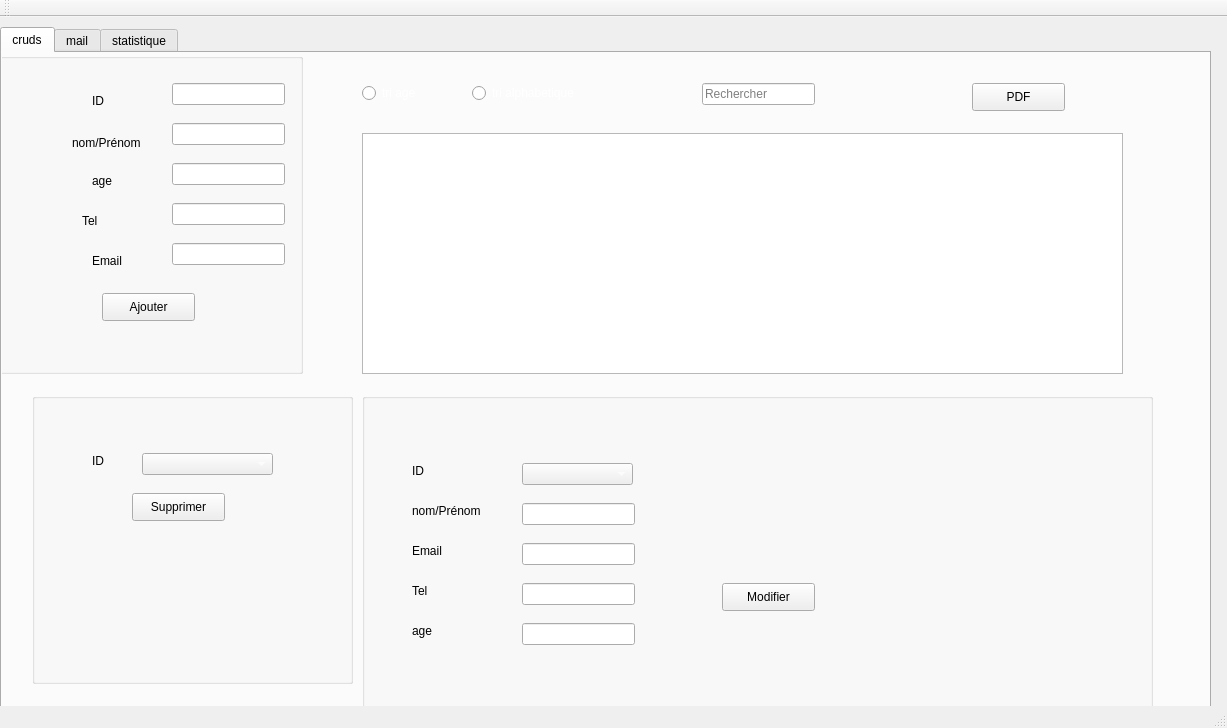
<?xml version="1.0" encoding="UTF-8"?>
<ui version="4.0">
 <class>MainWindow1</class>
 <widget class="QMainWindow" name="MainWindow1">
  <property name="geometry">
   <rect>
    <x>0</x>
    <y>0</y>
    <width>1227</width>
    <height>728</height>
   </rect>
  </property>
  <property name="windowTitle">
   <string>Gestion des employe</string>
  </property>
  <widget class="QWidget" name="centralWidget">
   <widget class="QTabWidget" name="tabWidget">
    <property name="geometry">
     <rect>
      <x>0</x>
      <y>10</y>
      <width>1211</width>
      <height>711</height>
     </rect>
    </property>
    <property name="styleSheet">
     <string notr="true">*{color: rgb(0, 0, 0);}</string>
    </property>
    <property name="currentIndex">
     <number>0</number>
    </property>
    <widget class="QWidget" name="tab">
     <attribute name="title">
      <string>cruds</string>
     </attribute>
     <widget class="QGroupBox" name="groupBox_3">
      <property name="geometry">
       <rect>
        <x>360</x>
        <y>340</y>
        <width>791</width>
        <height>321</height>
       </rect>
      </property>
      <property name="title">
       <string/>
      </property>
      <widget class="QLabel" name="label_6">
       <property name="geometry">
        <rect>
         <x>50</x>
         <y>70</y>
         <width>56</width>
         <height>16</height>
        </rect>
       </property>
       <property name="text">
        <string>ID</string>
       </property>
      </widget>
      <widget class="QLabel" name="label_7">
       <property name="geometry">
        <rect>
         <x>50</x>
         <y>110</y>
         <width>81</width>
         <height>16</height>
        </rect>
       </property>
       <property name="text">
        <string>nom/Prénom</string>
       </property>
      </widget>
      <widget class="QLabel" name="label_8">
       <property name="geometry">
        <rect>
         <x>50</x>
         <y>150</y>
         <width>56</width>
         <height>16</height>
        </rect>
       </property>
       <property name="text">
        <string>Email</string>
       </property>
      </widget>
      <widget class="QLabel" name="label_9">
       <property name="geometry">
        <rect>
         <x>50</x>
         <y>190</y>
         <width>56</width>
         <height>16</height>
        </rect>
       </property>
       <property name="text">
        <string>Tel</string>
       </property>
      </widget>
      <widget class="QLineEdit" name="lineEdit_Nom_md">
       <property name="geometry">
        <rect>
         <x>160</x>
         <y>110</y>
         <width>113</width>
         <height>22</height>
        </rect>
       </property>
      </widget>
      <widget class="QLineEdit" name="lineEdit_Tel_md">
       <property name="geometry">
        <rect>
         <x>160</x>
         <y>190</y>
         <width>113</width>
         <height>22</height>
        </rect>
       </property>
      </widget>
      <widget class="QLineEdit" name="lineEdit_Email_md">
       <property name="geometry">
        <rect>
         <x>160</x>
         <y>150</y>
         <width>113</width>
         <height>22</height>
        </rect>
       </property>
      </widget>
      <widget class="QPushButton" name="bt_Ajouter_md">
       <property name="geometry">
        <rect>
         <x>360</x>
         <y>190</y>
         <width>93</width>
         <height>28</height>
        </rect>
       </property>
       <property name="text">
        <string>Modifier</string>
       </property>
      </widget>
      <widget class="QComboBox" name="comboBox_2">
       <property name="geometry">
        <rect>
         <x>160</x>
         <y>70</y>
         <width>111</width>
         <height>22</height>
        </rect>
       </property>
       <property name="styleSheet">
        <string notr="true">*{color: rgb(255, 255, 255);}</string>
       </property>
      </widget>
      <widget class="QLabel" name="label_18">
       <property name="geometry">
        <rect>
         <x>50</x>
         <y>230</y>
         <width>56</width>
         <height>16</height>
        </rect>
       </property>
       <property name="text">
        <string>age</string>
       </property>
      </widget>
      <widget class="QLineEdit" name="lineEdit_age_md">
       <property name="geometry">
        <rect>
         <x>160</x>
         <y>230</y>
         <width>113</width>
         <height>22</height>
        </rect>
       </property>
      </widget>
     </widget>
     <widget class="QTableView" name="Tab_employe">
      <property name="geometry">
       <rect>
        <x>360</x>
        <y>80</y>
        <width>761</width>
        <height>241</height>
       </rect>
      </property>
      <property name="styleSheet">
       <string notr="true">*{color: rgb(255, 255, 255);}</string>
      </property>
     </widget>
     <widget class="QGroupBox" name="groupBox_2">
      <property name="geometry">
       <rect>
        <x>30</x>
        <y>340</y>
        <width>321</width>
        <height>291</height>
       </rect>
      </property>
      <property name="title">
       <string/>
      </property>
      <widget class="QLabel" name="label_5">
       <property name="geometry">
        <rect>
         <x>60</x>
         <y>60</y>
         <width>56</width>
         <height>16</height>
        </rect>
       </property>
       <property name="text">
        <string>ID</string>
       </property>
      </widget>
      <widget class="QPushButton" name="Supp_Button">
       <property name="geometry">
        <rect>
         <x>100</x>
         <y>100</y>
         <width>93</width>
         <height>28</height>
        </rect>
       </property>
       <property name="text">
        <string>Supprimer</string>
       </property>
      </widget>
      <widget class="QComboBox" name="comboBox">
       <property name="geometry">
        <rect>
         <x>110</x>
         <y>60</y>
         <width>131</width>
         <height>22</height>
        </rect>
       </property>
       <property name="styleSheet">
        <string notr="true">*{color: rgb(255, 255, 255);}</string>
       </property>
      </widget>
     </widget>
     <widget class="QGroupBox" name="groupBox">
      <property name="geometry">
       <rect>
        <x>-150</x>
        <y>0</y>
        <width>451</width>
        <height>321</height>
       </rect>
      </property>
      <property name="title">
       <string/>
      </property>
      <widget class="QLabel" name="label">
       <property name="geometry">
        <rect>
         <x>240</x>
         <y>40</y>
         <width>56</width>
         <height>16</height>
        </rect>
       </property>
       <property name="text">
        <string>ID</string>
       </property>
      </widget>
      <widget class="QLabel" name="label_2">
       <property name="geometry">
        <rect>
         <x>220</x>
         <y>80</y>
         <width>81</width>
         <height>20</height>
        </rect>
       </property>
       <property name="text">
        <string>nom/Prénom</string>
       </property>
      </widget>
      <widget class="QLabel" name="label_3">
       <property name="geometry">
        <rect>
         <x>240</x>
         <y>200</y>
         <width>56</width>
         <height>16</height>
        </rect>
       </property>
       <property name="text">
        <string>Email</string>
       </property>
      </widget>
      <widget class="QLabel" name="label_4">
       <property name="geometry">
        <rect>
         <x>230</x>
         <y>160</y>
         <width>56</width>
         <height>16</height>
        </rect>
       </property>
       <property name="text">
        <string>Tel</string>
       </property>
      </widget>
      <widget class="QLineEdit" name="lineEdit_Id">
       <property name="geometry">
        <rect>
         <x>320</x>
         <y>30</y>
         <width>113</width>
         <height>22</height>
        </rect>
       </property>
      </widget>
      <widget class="QLineEdit" name="lineEdit_Nom">
       <property name="geometry">
        <rect>
         <x>320</x>
         <y>70</y>
         <width>113</width>
         <height>22</height>
        </rect>
       </property>
      </widget>
      <widget class="QLineEdit" name="lineEdit_Tel">
       <property name="geometry">
        <rect>
         <x>320</x>
         <y>150</y>
         <width>113</width>
         <height>22</height>
        </rect>
       </property>
      </widget>
      <widget class="QLineEdit" name="lineEdit_Email">
       <property name="geometry">
        <rect>
         <x>320</x>
         <y>110</y>
         <width>113</width>
         <height>22</height>
        </rect>
       </property>
      </widget>
      <widget class="QPushButton" name="bt_Ajouter">
       <property name="geometry">
        <rect>
         <x>250</x>
         <y>240</y>
         <width>93</width>
         <height>28</height>
        </rect>
       </property>
       <property name="text">
        <string>Ajouter</string>
       </property>
      </widget>
      <widget class="QLineEdit" name="lineEdit_age">
       <property name="geometry">
        <rect>
         <x>320</x>
         <y>190</y>
         <width>113</width>
         <height>22</height>
        </rect>
       </property>
      </widget>
      <widget class="QLabel" name="label_17">
       <property name="geometry">
        <rect>
         <x>240</x>
         <y>120</y>
         <width>56</width>
         <height>16</height>
        </rect>
       </property>
       <property name="text">
        <string>age</string>
       </property>
      </widget>
     </widget>
     <widget class="QRadioButton" name="trialphabetique">
      <property name="geometry">
       <rect>
        <x>470</x>
        <y>30</y>
        <width>151</width>
        <height>20</height>
       </rect>
      </property>
      <property name="styleSheet">
       <string notr="true">*{color: rgb(255, 255, 255);}</string>
      </property>
      <property name="text">
       <string>tri alphabetique</string>
      </property>
     </widget>
     <widget class="QRadioButton" name="triage">
      <property name="geometry">
       <rect>
        <x>360</x>
        <y>30</y>
        <width>97</width>
        <height>20</height>
       </rect>
      </property>
      <property name="styleSheet">
       <string notr="true">*{color: rgb(255, 255, 255);}</string>
      </property>
      <property name="text">
       <string>tri age</string>
      </property>
     </widget>
     <widget class="QLineEdit" name="lineEdit">
      <property name="geometry">
       <rect>
        <x>700</x>
        <y>30</y>
        <width>113</width>
        <height>22</height>
       </rect>
      </property>
      <property name="placeholderText">
       <string>Rechercher</string>
      </property>
     </widget>
     <widget class="QPushButton" name="pushButton_8_">
      <property name="geometry">
       <rect>
        <x>970</x>
        <y>30</y>
        <width>93</width>
        <height>28</height>
       </rect>
      </property>
      <property name="text">
       <string>PDF</string>
      </property>
     </widget>
    </widget>
    <widget class="QWidget" name="tab_2">
     <attribute name="title">
      <string>mail</string>
     </attribute>
     <widget class="QWidget" name="layoutWidget">
      <property name="geometry">
       <rect>
        <x>170</x>
        <y>350</y>
        <width>240</width>
        <height>30</height>
       </rect>
      </property>
      <layout class="QHBoxLayout" name="horizontalLayout">
       <item>
        <widget class="QPushButton" name="sendBtn">
         <property name="text">
          <string>Send</string>
         </property>
        </widget>
       </item>
       <item>
        <widget class="QPushButton" name="exitBtn">
         <property name="text">
          <string>Exit</string>
         </property>
        </widget>
       </item>
      </layout>
     </widget>
     <widget class="QWidget" name="layoutWidget_2">
      <property name="geometry">
       <rect>
        <x>140</x>
        <y>-60</y>
        <width>339</width>
        <height>380</height>
       </rect>
      </property>
      <layout class="QFormLayout" name="formLayout">
       <property name="fieldGrowthPolicy">
        <enum>QFormLayout::ExpandingFieldsGrow</enum>
       </property>
       <property name="rowWrapPolicy">
        <enum>QFormLayout::WrapLongRows</enum>
       </property>
       <property name="verticalSpacing">
        <number>9</number>
       </property>
       <item row="2" column="0">
        <widget class="QLabel" name="label_11">
         <property name="text">
          <string>Server port:</string>
         </property>
        </widget>
       </item>
       <item row="3" column="0">
        <widget class="QLabel" name="label_12">
         <property name="text">
          <string>Username:</string>
         </property>
        </widget>
       </item>
       <item row="4" column="0">
        <widget class="QLabel" name="label_13">
         <property name="text">
          <string>Password:</string>
         </property>
        </widget>
       </item>
       <item row="5" column="0">
        <widget class="QLabel" name="label_14">
         <property name="text">
          <string>Recipant to:</string>
         </property>
        </widget>
       </item>
       <item row="6" column="0">
        <widget class="QLabel" name="label_15">
         <property name="text">
          <string>Subject:</string>
         </property>
        </widget>
       </item>
       <item row="7" column="0">
        <widget class="QLabel" name="label_16">
         <property name="text">
          <string>Message:</string>
         </property>
        </widget>
       </item>
       <item row="2" column="1">
        <widget class="QLineEdit" name="port">
         <property name="text">
          <string>465</string>
         </property>
        </widget>
       </item>
       <item row="3" column="1">
        <widget class="QLineEdit" name="uname"/>
       </item>
       <item row="4" column="1">
        <widget class="QLineEdit" name="paswd">
         <property name="inputMask">
          <string/>
         </property>
         <property name="echoMode">
          <enum>QLineEdit::Password</enum>
         </property>
        </widget>
       </item>
       <item row="5" column="1">
        <widget class="QLineEdit" name="rcpt"/>
       </item>
       <item row="6" column="1">
        <widget class="QLineEdit" name="subject"/>
       </item>
       <item row="7" column="1">
        <widget class="QPlainTextEdit" name="msg"/>
       </item>
       <item row="1" column="0">
        <widget class="QLabel" name="label_10">
         <property name="text">
          <string>Smtp-server:</string>
         </property>
        </widget>
       </item>
       <item row="1" column="1">
        <widget class="QLineEdit" name="server">
         <property name="text">
          <string>smtp.gmail.com</string>
         </property>
        </widget>
       </item>
      </layout>
     </widget>
    </widget>
    <widget class="QWidget" name="tab_3">
     <attribute name="title">
      <string>statistique</string>
     </attribute>
     <widget class="QCustomPlot" name="widget" native="true">
      <property name="geometry">
       <rect>
        <x>60</x>
        <y>10</y>
        <width>891</width>
        <height>441</height>
       </rect>
      </property>
      <widget class="QLabel" name="label_19">
       <property name="geometry">
        <rect>
         <x>680</x>
         <y>280</y>
         <width>111</width>
         <height>20</height>
        </rect>
       </property>
       <property name="palette">
        <palette>
         <active>
          <colorrole role="WindowText">
           <brush brushstyle="SolidPattern">
            <color alpha="255">
             <red>255</red>
             <green>255</green>
             <blue>255</blue>
            </color>
           </brush>
          </colorrole>
          <colorrole role="Button">
           <brush brushstyle="SolidPattern">
            <color alpha="255">
             <red>57</red>
             <green>114</green>
             <blue>171</blue>
            </color>
           </brush>
          </colorrole>
          <colorrole role="Text">
           <brush brushstyle="SolidPattern">
            <color alpha="255">
             <red>255</red>
             <green>255</green>
             <blue>255</blue>
            </color>
           </brush>
          </colorrole>
          <colorrole role="ButtonText">
           <brush brushstyle="SolidPattern">
            <color alpha="255">
             <red>255</red>
             <green>255</green>
             <blue>255</blue>
            </color>
           </brush>
          </colorrole>
          <colorrole role="Base">
           <brush brushstyle="SolidPattern">
            <color alpha="255">
             <red>57</red>
             <green>114</green>
             <blue>171</blue>
            </color>
           </brush>
          </colorrole>
          <colorrole role="Window">
           <brush brushstyle="SolidPattern">
            <color alpha="255">
             <red>57</red>
             <green>114</green>
             <blue>171</blue>
            </color>
           </brush>
          </colorrole>
          <colorrole role="PlaceholderText">
           <brush brushstyle="NoBrush">
            <color alpha="128">
             <red>255</red>
             <green>255</green>
             <blue>255</blue>
            </color>
           </brush>
          </colorrole>
         </active>
         <inactive>
          <colorrole role="WindowText">
           <brush brushstyle="SolidPattern">
            <color alpha="255">
             <red>255</red>
             <green>255</green>
             <blue>255</blue>
            </color>
           </brush>
          </colorrole>
          <colorrole role="Button">
           <brush brushstyle="SolidPattern">
            <color alpha="255">
             <red>57</red>
             <green>114</green>
             <blue>171</blue>
            </color>
           </brush>
          </colorrole>
          <colorrole role="Text">
           <brush brushstyle="SolidPattern">
            <color alpha="255">
             <red>255</red>
             <green>255</green>
             <blue>255</blue>
            </color>
           </brush>
          </colorrole>
          <colorrole role="ButtonText">
           <brush brushstyle="SolidPattern">
            <color alpha="255">
             <red>255</red>
             <green>255</green>
             <blue>255</blue>
            </color>
           </brush>
          </colorrole>
          <colorrole role="Base">
           <brush brushstyle="SolidPattern">
            <color alpha="255">
             <red>57</red>
             <green>114</green>
             <blue>171</blue>
            </color>
           </brush>
          </colorrole>
          <colorrole role="Window">
           <brush brushstyle="SolidPattern">
            <color alpha="255">
             <red>57</red>
             <green>114</green>
             <blue>171</blue>
            </color>
           </brush>
          </colorrole>
          <colorrole role="PlaceholderText">
           <brush brushstyle="NoBrush">
            <color alpha="128">
             <red>255</red>
             <green>255</green>
             <blue>255</blue>
            </color>
           </brush>
          </colorrole>
         </inactive>
         <disabled>
          <colorrole role="WindowText">
           <brush brushstyle="SolidPattern">
            <color alpha="255">
             <red>255</red>
             <green>255</green>
             <blue>255</blue>
            </color>
           </brush>
          </colorrole>
          <colorrole role="Button">
           <brush brushstyle="SolidPattern">
            <color alpha="255">
             <red>57</red>
             <green>114</green>
             <blue>171</blue>
            </color>
           </brush>
          </colorrole>
          <colorrole role="Text">
           <brush brushstyle="SolidPattern">
            <color alpha="255">
             <red>255</red>
             <green>255</green>
             <blue>255</blue>
            </color>
           </brush>
          </colorrole>
          <colorrole role="ButtonText">
           <brush brushstyle="SolidPattern">
            <color alpha="255">
             <red>255</red>
             <green>255</green>
             <blue>255</blue>
            </color>
           </brush>
          </colorrole>
          <colorrole role="Base">
           <brush brushstyle="SolidPattern">
            <color alpha="255">
             <red>57</red>
             <green>114</green>
             <blue>171</blue>
            </color>
           </brush>
          </colorrole>
          <colorrole role="Window">
           <brush brushstyle="SolidPattern">
            <color alpha="255">
             <red>57</red>
             <green>114</green>
             <blue>171</blue>
            </color>
           </brush>
          </colorrole>
          <colorrole role="PlaceholderText">
           <brush brushstyle="NoBrush">
            <color alpha="128">
             <red>255</red>
             <green>255</green>
             <blue>255</blue>
            </color>
           </brush>
          </colorrole>
         </disabled>
        </palette>
       </property>
       <property name="styleSheet">
        <string notr="true">*{color: rgb(255, 255, 255);}</string>
       </property>
       <property name="text">
        <string>ages des employes</string>
       </property>
      </widget>
      <widget class="QLabel" name="label_20">
       <property name="geometry">
        <rect>
         <x>40</x>
         <y>30</y>
         <width>131</width>
         <height>16</height>
        </rect>
       </property>
       <property name="palette">
        <palette>
         <active>
          <colorrole role="WindowText">
           <brush brushstyle="SolidPattern">
            <color alpha="255">
             <red>255</red>
             <green>255</green>
             <blue>255</blue>
            </color>
           </brush>
          </colorrole>
          <colorrole role="Button">
           <brush brushstyle="SolidPattern">
            <color alpha="255">
             <red>57</red>
             <green>114</green>
             <blue>171</blue>
            </color>
           </brush>
          </colorrole>
          <colorrole role="Text">
           <brush brushstyle="SolidPattern">
            <color alpha="255">
             <red>255</red>
             <green>255</green>
             <blue>255</blue>
            </color>
           </brush>
          </colorrole>
          <colorrole role="ButtonText">
           <brush brushstyle="SolidPattern">
            <color alpha="255">
             <red>255</red>
             <green>255</green>
             <blue>255</blue>
            </color>
           </brush>
          </colorrole>
          <colorrole role="Base">
           <brush brushstyle="SolidPattern">
            <color alpha="255">
             <red>57</red>
             <green>114</green>
             <blue>171</blue>
            </color>
           </brush>
          </colorrole>
          <colorrole role="Window">
           <brush brushstyle="SolidPattern">
            <color alpha="255">
             <red>57</red>
             <green>114</green>
             <blue>171</blue>
            </color>
           </brush>
          </colorrole>
          <colorrole role="PlaceholderText">
           <brush brushstyle="NoBrush">
            <color alpha="128">
             <red>255</red>
             <green>255</green>
             <blue>255</blue>
            </color>
           </brush>
          </colorrole>
         </active>
         <inactive>
          <colorrole role="WindowText">
           <brush brushstyle="SolidPattern">
            <color alpha="255">
             <red>255</red>
             <green>255</green>
             <blue>255</blue>
            </color>
           </brush>
          </colorrole>
          <colorrole role="Button">
           <brush brushstyle="SolidPattern">
            <color alpha="255">
             <red>57</red>
             <green>114</green>
             <blue>171</blue>
            </color>
           </brush>
          </colorrole>
          <colorrole role="Text">
           <brush brushstyle="SolidPattern">
            <color alpha="255">
             <red>255</red>
             <green>255</green>
             <blue>255</blue>
            </color>
           </brush>
          </colorrole>
          <colorrole role="ButtonText">
           <brush brushstyle="SolidPattern">
            <color alpha="255">
             <red>255</red>
             <green>255</green>
             <blue>255</blue>
            </color>
           </brush>
          </colorrole>
          <colorrole role="Base">
           <brush brushstyle="SolidPattern">
            <color alpha="255">
             <red>57</red>
             <green>114</green>
             <blue>171</blue>
            </color>
           </brush>
          </colorrole>
          <colorrole role="Window">
           <brush brushstyle="SolidPattern">
            <color alpha="255">
             <red>57</red>
             <green>114</green>
             <blue>171</blue>
            </color>
           </brush>
          </colorrole>
          <colorrole role="PlaceholderText">
           <brush brushstyle="NoBrush">
            <color alpha="128">
             <red>255</red>
             <green>255</green>
             <blue>255</blue>
            </color>
           </brush>
          </colorrole>
         </inactive>
         <disabled>
          <colorrole role="WindowText">
           <brush brushstyle="SolidPattern">
            <color alpha="255">
             <red>255</red>
             <green>255</green>
             <blue>255</blue>
            </color>
           </brush>
          </colorrole>
          <colorrole role="Button">
           <brush brushstyle="SolidPattern">
            <color alpha="255">
             <red>57</red>
             <green>114</green>
             <blue>171</blue>
            </color>
           </brush>
          </colorrole>
          <colorrole role="Text">
           <brush brushstyle="SolidPattern">
            <color alpha="255">
             <red>255</red>
             <green>255</green>
             <blue>255</blue>
            </color>
           </brush>
          </colorrole>
          <colorrole role="ButtonText">
           <brush brushstyle="SolidPattern">
            <color alpha="255">
             <red>255</red>
             <green>255</green>
             <blue>255</blue>
            </color>
           </brush>
          </colorrole>
          <colorrole role="Base">
           <brush brushstyle="SolidPattern">
            <color alpha="255">
             <red>57</red>
             <green>114</green>
             <blue>171</blue>
            </color>
           </brush>
          </colorrole>
          <colorrole role="Window">
           <brush brushstyle="SolidPattern">
            <color alpha="255">
             <red>57</red>
             <green>114</green>
             <blue>171</blue>
            </color>
           </brush>
          </colorrole>
          <colorrole role="PlaceholderText">
           <brush brushstyle="NoBrush">
            <color alpha="128">
             <red>255</red>
             <green>255</green>
             <blue>255</blue>
            </color>
           </brush>
          </colorrole>
         </disabled>
        </palette>
       </property>
       <property name="styleSheet">
        <string notr="true">*{color: rgb(255, 255, 255);}</string>
       </property>
       <property name="text">
        <string>nombre des employes</string>
       </property>
      </widget>
     </widget>
     <widget class="QPushButton" name="stat">
      <property name="geometry">
       <rect>
        <x>1020</x>
        <y>90</y>
        <width>93</width>
        <height>28</height>
       </rect>
      </property>
      <property name="text">
       <string>statistique</string>
      </property>
     </widget>
    </widget>
   </widget>
  </widget>
  <widget class="QMenuBar" name="menuBar">
   <property name="geometry">
    <rect>
     <x>0</x>
     <y>0</y>
     <width>1227</width>
     <height>25</height>
    </rect>
   </property>
  </widget>
  <widget class="QToolBar" name="mainToolBar">
   <attribute name="toolBarArea">
    <enum>TopToolBarArea</enum>
   </attribute>
   <attribute name="toolBarBreak">
    <bool>false</bool>
   </attribute>
  </widget>
  <widget class="QStatusBar" name="statusBar"/>
 </widget>
 <layoutdefault spacing="6" margin="11"/>
 <customwidgets>
  <customwidget>
   <class>QCustomPlot</class>
   <extends>QWidget</extends>
   <header>qcustomplot.h</header>
   <container>1</container>
  </customwidget>
 </customwidgets>
 <resources/>
 <connections/>
</ui>
